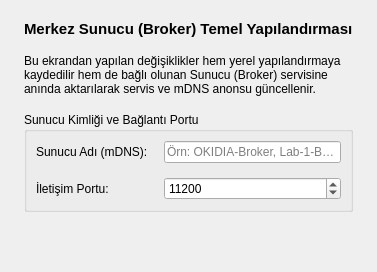
       <widget class="QWidget" name="pageBroker">
        <layout class="QVBoxLayout" name="brokerVBox">
         <property name="leftMargin">
          <number>24</number>
         </property>
         <property name="topMargin">
          <number>20</number>
         </property>
         <property name="rightMargin">
          <number>24</number>
         </property>
         <property name="bottomMargin">
          <number>20</number>
         </property>
         <property name="spacing">
          <number>16</number>
         </property>
         <item>
          <widget class="QLabel" name="lblBrokerTitle">
           <property name="text">
            <string>Merkez Sunucu (Broker) Temel Yapılandırması</string>
           </property>
           <property name="styleSheet">
            <string>font-weight: bold; font-size: 15px;</string>
           </property>
          </widget>
         </item>
         <item>
          <widget class="QLabel" name="lblBrokerDesc">
           <property name="text">
            <string>Bu ekrandan yapılan değişiklikler hem yerel yapılandırmaya kaydedilir hem de bağlı olunan Sunucu (Broker) servisine anında aktarılarak servis ve mDNS anonsu güncellenir.</string>
           </property>
           <property name="wordWrap">
            <bool>true</bool>
           </property>
          </widget>
         </item>
         <item>
          <widget class="QGroupBox" name="grpBrokerConfig">
           <property name="title">
            <string>Sunucu Kimliği ve Bağlantı Portu</string>
           </property>
           <layout class="QFormLayout" name="brokerForm">
            <property name="horizontalSpacing">
             <number>16</number>
            </property>
            <property name="verticalSpacing">
             <number>14</number>
            </property>
            <item row="0" column="0">
             <widget class="QLabel" name="lblBrokerName">
              <property name="text">
               <string>Sunucu Adı (mDNS):</string>
              </property>
             </widget>
            </item>
            <item row="0" column="1">
             <widget class="QLineEdit" name="serverBrokerNameEdit">
              <property name="placeholderText">
               <string>Örn: OKIDIA-Broker, Lab-1-Broker</string>
              </property>
              <property name="toolTip">
               <string>Broker'ın yerel ağda yayınlayacağı mDNS servis adı.</string>
              </property>
             </widget>
            </item>
            <item row="1" column="0">
             <widget class="QLabel" name="lblBrokerPort">
              <property name="text">
               <string>İletişim Portu:</string>
              </property>
             </widget>
            </item>
            <item row="1" column="1">
             <widget class="QSpinBox" name="serverBrokerPortSpin">
              <property name="minimum">
               <number>1024</number>
              </property>
              <property name="maximum">
               <number>65535</number>
              </property>
              <property name="value">
               <number>11200</number>
              </property>
              <property name="toolTip">
               <string>Broker mTLS dinleme ve iletişim portu.</string>
              </property>
             </widget>
            </item>
           </layout>
          </widget>
         </item>
         <item>
          <spacer name="spacerBroker">
           <property name="orientation">
            <enum>Qt::Vertical</enum>
           </property>
           <property name="sizeHint" stdset="0">
            <size>
             <width>20</width>
             <height>40</height>
            </size>
           </property>
          </spacer>
         </item>
        </layout>
       </widget>
